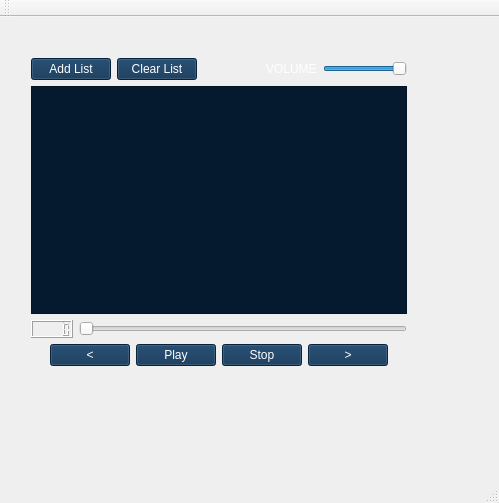
<?xml version="1.0" encoding="UTF-8"?>
<ui version="4.0">
 <class>PlayerMaster</class>
 <widget class="QMainWindow" name="PlayerMaster">
  <property name="geometry">
   <rect>
    <x>0</x>
    <y>0</y>
    <width>499</width>
    <height>503</height>
   </rect>
  </property>
  <property name="windowTitle">
   <string>MainWindow</string>
  </property>
  <property name="styleSheet">
   <string notr="true">#centralWidget{background-image:url(texture1.png) 0 0 0 0 stretch stretch  ;
}

#listWidget{
background: #051a2e;
highlight:#000000;
color: white;
}

#pushButtonAdd{
background-color:  #0a2e51;
color: white;
}

#pushButtonNext{
background-color:  #0a2e51;
color: white;
}
#pushButtonPrev{
background-color:  #0a2e51;
color: white;
}
#pushButtonPlayPause{
background-color:  #0a2e51;
color: white;
}
#pushButtonStop{
background-color:  #0a2e51;
color: white;
}
#pushButtonClear{
background-color:  #0a2e51;
color: white;
}
#sliderVolume{

color: white;
link-radius: 3px;
}
#sliderProgress{

background-position:center-right;
link-radius: 3px;
color: white;
}

#label{

color: white;
}</string>
  </property>
  <widget class="QWidget" name="centralWidget">
   <widget class="QWidget" name="layoutWidget">
    <property name="geometry">
     <rect>
      <x>0</x>
      <y>10</y>
      <width>438</width>
      <height>370</height>
     </rect>
    </property>
    <layout class="QVBoxLayout" name="verticalLayout_2">
     <item>
      <spacer name="verticalSpacer">
       <property name="orientation">
        <enum>Qt::Vertical</enum>
       </property>
       <property name="sizeType">
        <enum>QSizePolicy::Maximum</enum>
       </property>
       <property name="sizeHint" stdset="0">
        <size>
         <width>18</width>
         <height>20</height>
        </size>
       </property>
      </spacer>
     </item>
     <item>
      <layout class="QHBoxLayout" name="horizontalLayout">
       <item>
        <spacer name="horizontalSpacer">
         <property name="orientation">
          <enum>Qt::Horizontal</enum>
         </property>
         <property name="sizeType">
          <enum>QSizePolicy::Minimum</enum>
         </property>
         <property name="sizeHint" stdset="0">
          <size>
           <width>20</width>
           <height>20</height>
          </size>
         </property>
        </spacer>
       </item>
       <item>
        <layout class="QVBoxLayout" name="verticalLayout">
         <item>
          <layout class="QGridLayout" name="gridLayout_3">
           <item row="0" column="4">
            <widget class="QSlider" name="sliderVolume">
             <property name="sizePolicy">
              <sizepolicy hsizetype="Fixed" vsizetype="Fixed">
               <horstretch>0</horstretch>
               <verstretch>0</verstretch>
              </sizepolicy>
             </property>
             <property name="palette">
              <palette>
               <active>
                <colorrole role="WindowText">
                 <brush brushstyle="SolidPattern">
                  <color alpha="255">
                   <red>255</red>
                   <green>255</green>
                   <blue>255</blue>
                  </color>
                 </brush>
                </colorrole>
                <colorrole role="Text">
                 <brush brushstyle="SolidPattern">
                  <color alpha="255">
                   <red>255</red>
                   <green>255</green>
                   <blue>255</blue>
                  </color>
                 </brush>
                </colorrole>
                <colorrole role="ButtonText">
                 <brush brushstyle="SolidPattern">
                  <color alpha="255">
                   <red>255</red>
                   <green>255</green>
                   <blue>255</blue>
                  </color>
                 </brush>
                </colorrole>
               </active>
               <inactive>
                <colorrole role="WindowText">
                 <brush brushstyle="SolidPattern">
                  <color alpha="255">
                   <red>255</red>
                   <green>255</green>
                   <blue>255</blue>
                  </color>
                 </brush>
                </colorrole>
                <colorrole role="Text">
                 <brush brushstyle="SolidPattern">
                  <color alpha="255">
                   <red>255</red>
                   <green>255</green>
                   <blue>255</blue>
                  </color>
                 </brush>
                </colorrole>
                <colorrole role="ButtonText">
                 <brush brushstyle="SolidPattern">
                  <color alpha="255">
                   <red>255</red>
                   <green>255</green>
                   <blue>255</blue>
                  </color>
                 </brush>
                </colorrole>
               </inactive>
               <disabled>
                <colorrole role="WindowText">
                 <brush brushstyle="SolidPattern">
                  <color alpha="255">
                   <red>255</red>
                   <green>255</green>
                   <blue>255</blue>
                  </color>
                 </brush>
                </colorrole>
                <colorrole role="Text">
                 <brush brushstyle="SolidPattern">
                  <color alpha="255">
                   <red>255</red>
                   <green>255</green>
                   <blue>255</blue>
                  </color>
                 </brush>
                </colorrole>
                <colorrole role="ButtonText">
                 <brush brushstyle="SolidPattern">
                  <color alpha="255">
                   <red>255</red>
                   <green>255</green>
                   <blue>255</blue>
                  </color>
                 </brush>
                </colorrole>
               </disabled>
              </palette>
             </property>
             <property name="value">
              <number>99</number>
             </property>
             <property name="orientation">
              <enum>Qt::Horizontal</enum>
             </property>
            </widget>
           </item>
           <item row="0" column="3">
            <widget class="QLabel" name="label">
             <property name="text">
              <string>VOLUME</string>
             </property>
            </widget>
           </item>
           <item row="0" column="0">
            <widget class="QPushButton" name="pushButtonAdd">
             <property name="text">
              <string>Add List</string>
             </property>
            </widget>
           </item>
           <item row="0" column="1">
            <widget class="QPushButton" name="pushButtonClear">
             <property name="text">
              <string>Clear List</string>
             </property>
            </widget>
           </item>
           <item row="0" column="2">
            <spacer name="horizontalSpacer_3">
             <property name="orientation">
              <enum>Qt::Horizontal</enum>
             </property>
             <property name="sizeHint" stdset="0">
              <size>
               <width>40</width>
               <height>20</height>
              </size>
             </property>
            </spacer>
           </item>
          </layout>
         </item>
         <item>
          <widget class="QListWidget" name="listWidget">
           <property name="palette">
            <palette>
             <active>
              <colorrole role="WindowText">
               <brush brushstyle="SolidPattern">
                <color alpha="255">
                 <red>255</red>
                 <green>255</green>
                 <blue>255</blue>
                </color>
               </brush>
              </colorrole>
              <colorrole role="Button">
               <brush brushstyle="SolidPattern">
                <color alpha="255">
                 <red>5</red>
                 <green>26</green>
                 <blue>46</blue>
                </color>
               </brush>
              </colorrole>
              <colorrole role="Text">
               <brush brushstyle="SolidPattern">
                <color alpha="255">
                 <red>255</red>
                 <green>255</green>
                 <blue>255</blue>
                </color>
               </brush>
              </colorrole>
              <colorrole role="ButtonText">
               <brush brushstyle="SolidPattern">
                <color alpha="255">
                 <red>255</red>
                 <green>255</green>
                 <blue>255</blue>
                </color>
               </brush>
              </colorrole>
              <colorrole role="Base">
               <brush brushstyle="SolidPattern">
                <color alpha="255">
                 <red>5</red>
                 <green>26</green>
                 <blue>46</blue>
                </color>
               </brush>
              </colorrole>
              <colorrole role="Window">
               <brush brushstyle="SolidPattern">
                <color alpha="255">
                 <red>5</red>
                 <green>26</green>
                 <blue>46</blue>
                </color>
               </brush>
              </colorrole>
             </active>
             <inactive>
              <colorrole role="WindowText">
               <brush brushstyle="SolidPattern">
                <color alpha="255">
                 <red>255</red>
                 <green>255</green>
                 <blue>255</blue>
                </color>
               </brush>
              </colorrole>
              <colorrole role="Button">
               <brush brushstyle="SolidPattern">
                <color alpha="255">
                 <red>5</red>
                 <green>26</green>
                 <blue>46</blue>
                </color>
               </brush>
              </colorrole>
              <colorrole role="Text">
               <brush brushstyle="SolidPattern">
                <color alpha="255">
                 <red>255</red>
                 <green>255</green>
                 <blue>255</blue>
                </color>
               </brush>
              </colorrole>
              <colorrole role="ButtonText">
               <brush brushstyle="SolidPattern">
                <color alpha="255">
                 <red>255</red>
                 <green>255</green>
                 <blue>255</blue>
                </color>
               </brush>
              </colorrole>
              <colorrole role="Base">
               <brush brushstyle="SolidPattern">
                <color alpha="255">
                 <red>5</red>
                 <green>26</green>
                 <blue>46</blue>
                </color>
               </brush>
              </colorrole>
              <colorrole role="Window">
               <brush brushstyle="SolidPattern">
                <color alpha="255">
                 <red>5</red>
                 <green>26</green>
                 <blue>46</blue>
                </color>
               </brush>
              </colorrole>
             </inactive>
             <disabled>
              <colorrole role="WindowText">
               <brush brushstyle="SolidPattern">
                <color alpha="255">
                 <red>255</red>
                 <green>255</green>
                 <blue>255</blue>
                </color>
               </brush>
              </colorrole>
              <colorrole role="Button">
               <brush brushstyle="SolidPattern">
                <color alpha="255">
                 <red>5</red>
                 <green>26</green>
                 <blue>46</blue>
                </color>
               </brush>
              </colorrole>
              <colorrole role="Text">
               <brush brushstyle="SolidPattern">
                <color alpha="255">
                 <red>255</red>
                 <green>255</green>
                 <blue>255</blue>
                </color>
               </brush>
              </colorrole>
              <colorrole role="ButtonText">
               <brush brushstyle="SolidPattern">
                <color alpha="255">
                 <red>255</red>
                 <green>255</green>
                 <blue>255</blue>
                </color>
               </brush>
              </colorrole>
              <colorrole role="Base">
               <brush brushstyle="SolidPattern">
                <color alpha="255">
                 <red>5</red>
                 <green>26</green>
                 <blue>46</blue>
                </color>
               </brush>
              </colorrole>
              <colorrole role="Window">
               <brush brushstyle="SolidPattern">
                <color alpha="255">
                 <red>5</red>
                 <green>26</green>
                 <blue>46</blue>
                </color>
               </brush>
              </colorrole>
             </disabled>
            </palette>
           </property>
           <property name="mouseTracking">
            <bool>false</bool>
           </property>
           <property name="dragEnabled">
            <bool>true</bool>
           </property>
           <property name="dragDropOverwriteMode">
            <bool>true</bool>
           </property>
           <property name="dragDropMode">
            <enum>QAbstractItemView::InternalMove</enum>
           </property>
           <property name="alternatingRowColors">
            <bool>false</bool>
           </property>
           <property name="horizontalScrollMode">
            <enum>QAbstractItemView::ScrollPerPixel</enum>
           </property>
          </widget>
         </item>
         <item>
          <layout class="QGridLayout" name="gridLayout_2">
           <item row="0" column="0">
            <widget class="QLCDNumber" name="lcdNumber">
             <property name="maximumSize">
              <size>
               <width>42</width>
               <height>18</height>
              </size>
             </property>
            </widget>
           </item>
           <item row="0" column="1">
            <widget class="QSlider" name="sliderProgress">
             <property name="orientation">
              <enum>Qt::Horizontal</enum>
             </property>
            </widget>
           </item>
          </layout>
         </item>
         <item>
          <layout class="QGridLayout" name="gridLayout">
           <item row="0" column="0">
            <spacer name="horizontalSpacer_4">
             <property name="orientation">
              <enum>Qt::Horizontal</enum>
             </property>
             <property name="sizeHint" stdset="0">
              <size>
               <width>40</width>
               <height>20</height>
              </size>
             </property>
            </spacer>
           </item>
           <item row="0" column="1">
            <widget class="QPushButton" name="pushButtonPrev">
             <property name="text">
              <string>&lt;</string>
             </property>
            </widget>
           </item>
           <item row="0" column="2">
            <widget class="QPushButton" name="pushButtonPlayPause">
             <property name="text">
              <string>Play</string>
             </property>
            </widget>
           </item>
           <item row="0" column="4">
            <widget class="QPushButton" name="pushButtonNext">
             <property name="text">
              <string>&gt;</string>
             </property>
            </widget>
           </item>
           <item row="0" column="3">
            <widget class="QPushButton" name="pushButtonStop">
             <property name="text">
              <string>Stop</string>
             </property>
            </widget>
           </item>
           <item row="0" column="5">
            <spacer name="horizontalSpacer_5">
             <property name="orientation">
              <enum>Qt::Horizontal</enum>
             </property>
             <property name="sizeHint" stdset="0">
              <size>
               <width>40</width>
               <height>20</height>
              </size>
             </property>
            </spacer>
           </item>
          </layout>
         </item>
        </layout>
       </item>
       <item>
        <spacer name="horizontalSpacer_2">
         <property name="orientation">
          <enum>Qt::Horizontal</enum>
         </property>
         <property name="sizeType">
          <enum>QSizePolicy::Minimum</enum>
         </property>
         <property name="sizeHint" stdset="0">
          <size>
           <width>20</width>
           <height>20</height>
          </size>
         </property>
        </spacer>
       </item>
      </layout>
     </item>
     <item>
      <spacer name="verticalSpacer_2">
       <property name="orientation">
        <enum>Qt::Vertical</enum>
       </property>
       <property name="sizeType">
        <enum>QSizePolicy::Maximum</enum>
       </property>
       <property name="sizeHint" stdset="0">
        <size>
         <width>20</width>
         <height>20</height>
        </size>
       </property>
      </spacer>
     </item>
    </layout>
   </widget>
  </widget>
  <widget class="QMenuBar" name="menuBar">
   <property name="geometry">
    <rect>
     <x>0</x>
     <y>0</y>
     <width>499</width>
     <height>20</height>
    </rect>
   </property>
  </widget>
  <widget class="QToolBar" name="mainToolBar">
   <attribute name="toolBarArea">
    <enum>TopToolBarArea</enum>
   </attribute>
   <attribute name="toolBarBreak">
    <bool>false</bool>
   </attribute>
  </widget>
  <widget class="QStatusBar" name="statusBar"/>
 </widget>
 <layoutdefault spacing="6" margin="11"/>
 <resources/>
 <connections/>
</ui>
